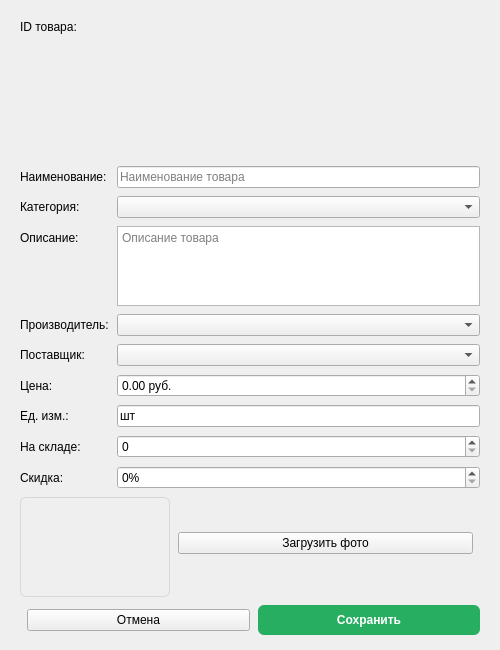
<?xml version="1.0" encoding="UTF-8"?>
<ui version="4.0">
 <class>ProductFormUI</class>
 <widget class="QWidget" name="ProductFormUI">
  <property name="geometry">
   <rect><x>0</x><y>0</y><width>500</width><height>650</height></rect>
  </property>
  <property name="windowTitle">
   <string>Товар</string>
  </property>
  <layout class="QVBoxLayout" name="main_layout">
   <property name="leftMargin"><number>20</number></property>
   <property name="topMargin"><number>15</number></property>
   <property name="rightMargin"><number>20</number></property>
   <property name="bottomMargin"><number>15</number></property>
   <property name="spacing"><number>8</number></property>
   <item>
    <layout class="QFormLayout" name="form_layout">
     <property name="spacing"><number>8</number></property>
     <item row="0" column="0">
      <widget class="QLabel" name="id_text_label">
       <property name="text"><string>ID товара:</string></property>
      </widget>
     </item>
     <item row="0" column="1">
      <widget class="QLabel" name="id_label">
       <property name="styleSheet">
        <string>font-weight: bold; color: #7F8C8D;</string>
       </property>
      </widget>
     </item>
     <item row="1" column="0">
      <widget class="QLabel" name="label_name">
       <property name="text"><string>Наименование:</string></property>
      </widget>
     </item>
     <item row="1" column="1">
      <widget class="QLineEdit" name="name_edit">
       <property name="placeholderText"><string>Наименование товара</string></property>
      </widget>
     </item>
     <item row="2" column="0">
      <widget class="QLabel" name="label_category">
       <property name="text"><string>Категория:</string></property>
      </widget>
     </item>
     <item row="2" column="1">
      <widget class="QComboBox" name="category_combo"/>
     </item>
     <item row="3" column="0">
      <widget class="QLabel" name="label_desc">
       <property name="text"><string>Описание:</string></property>
      </widget>
     </item>
     <item row="3" column="1">
      <widget class="QTextEdit" name="description_edit">
       <property name="maximumSize">
        <size><width>16777215</width><height>80</height></size>
       </property>
       <property name="placeholderText"><string>Описание товара</string></property>
      </widget>
     </item>
     <item row="4" column="0">
      <widget class="QLabel" name="label_mfr">
       <property name="text"><string>Производитель:</string></property>
      </widget>
     </item>
     <item row="4" column="1">
      <widget class="QComboBox" name="manufacturer_combo"/>
     </item>
     <item row="5" column="0">
      <widget class="QLabel" name="label_supplier">
       <property name="text"><string>Поставщик:</string></property>
      </widget>
     </item>
     <item row="5" column="1">
      <widget class="QComboBox" name="supplier_combo"/>
     </item>
     <item row="6" column="0">
      <widget class="QLabel" name="label_price">
       <property name="text"><string>Цена:</string></property>
      </widget>
     </item>
     <item row="6" column="1">
      <widget class="QDoubleSpinBox" name="price_spin">
       <property name="maximum"><double>9999999.990000000000000</double></property>
       <property name="decimals"><number>2</number></property>
       <property name="suffix"><string> руб.</string></property>
      </widget>
     </item>
     <item row="7" column="0">
      <widget class="QLabel" name="label_unit">
       <property name="text"><string>Ед. изм.:</string></property>
      </widget>
     </item>
     <item row="7" column="1">
      <widget class="QLineEdit" name="unit_edit">
       <property name="text"><string>шт</string></property>
      </widget>
     </item>
     <item row="8" column="0">
      <widget class="QLabel" name="label_stock">
       <property name="text"><string>На складе:</string></property>
      </widget>
     </item>
     <item row="8" column="1">
      <widget class="QSpinBox" name="stock_spin">
       <property name="maximum"><number>999999</number></property>
      </widget>
     </item>
     <item row="9" column="0">
      <widget class="QLabel" name="label_discount">
       <property name="text"><string>Скидка:</string></property>
      </widget>
     </item>
     <item row="9" column="1">
      <widget class="QSpinBox" name="discount_spin">
       <property name="maximum"><number>100</number></property>
       <property name="suffix"><string>%</string></property>
      </widget>
     </item>
    </layout>
   </item>
   <item>
    <layout class="QHBoxLayout" name="photo_layout">
     <item>
      <widget class="QLabel" name="photo_label">
       <property name="minimumSize">
        <size><width>150</width><height>100</height></size>
       </property>
       <property name="maximumSize">
        <size><width>150</width><height>100</height></size>
       </property>
       <property name="alignment"><set>Qt::AlignCenter</set></property>
       <property name="styleSheet">
        <string>border: 1px solid #D5D8DC; border-radius: 6px;</string>
       </property>
      </widget>
     </item>
     <item>
      <layout class="QVBoxLayout" name="photo_btn_layout">
       <item>
        <widget class="QPushButton" name="upload_btn">
         <property name="text"><string>Загрузить фото</string></property>
        </widget>
       </item>
       <item>
        <spacer name="photo_spacer">
         <property name="orientation"><enum>Qt::Vertical</enum></property>
        </spacer>
       </item>
      </layout>
     </item>
     <item>
      <spacer name="photo_h_spacer">
       <property name="orientation"><enum>Qt::Horizontal</enum></property>
      </spacer>
     </item>
    </layout>
   </item>
   <item>
    <layout class="QHBoxLayout" name="buttons_layout">
     <item>
      <spacer name="btn_spacer">
       <property name="orientation"><enum>Qt::Horizontal</enum></property>
      </spacer>
     </item>
     <item>
      <widget class="QPushButton" name="cancel_btn">
       <property name="text"><string>Отмена</string></property>
      </widget>
     </item>
     <item>
      <widget class="QPushButton" name="save_btn">
       <property name="text"><string>Сохранить</string></property>
       <property name="styleSheet">
        <string>background: #27AE60; color: white; border: none; border-radius: 6px; padding: 8px 20px; font-weight: bold;</string>
       </property>
      </widget>
     </item>
    </layout>
   </item>
  </layout>
 </widget>
 <resources/>
 <connections/>
</ui>
